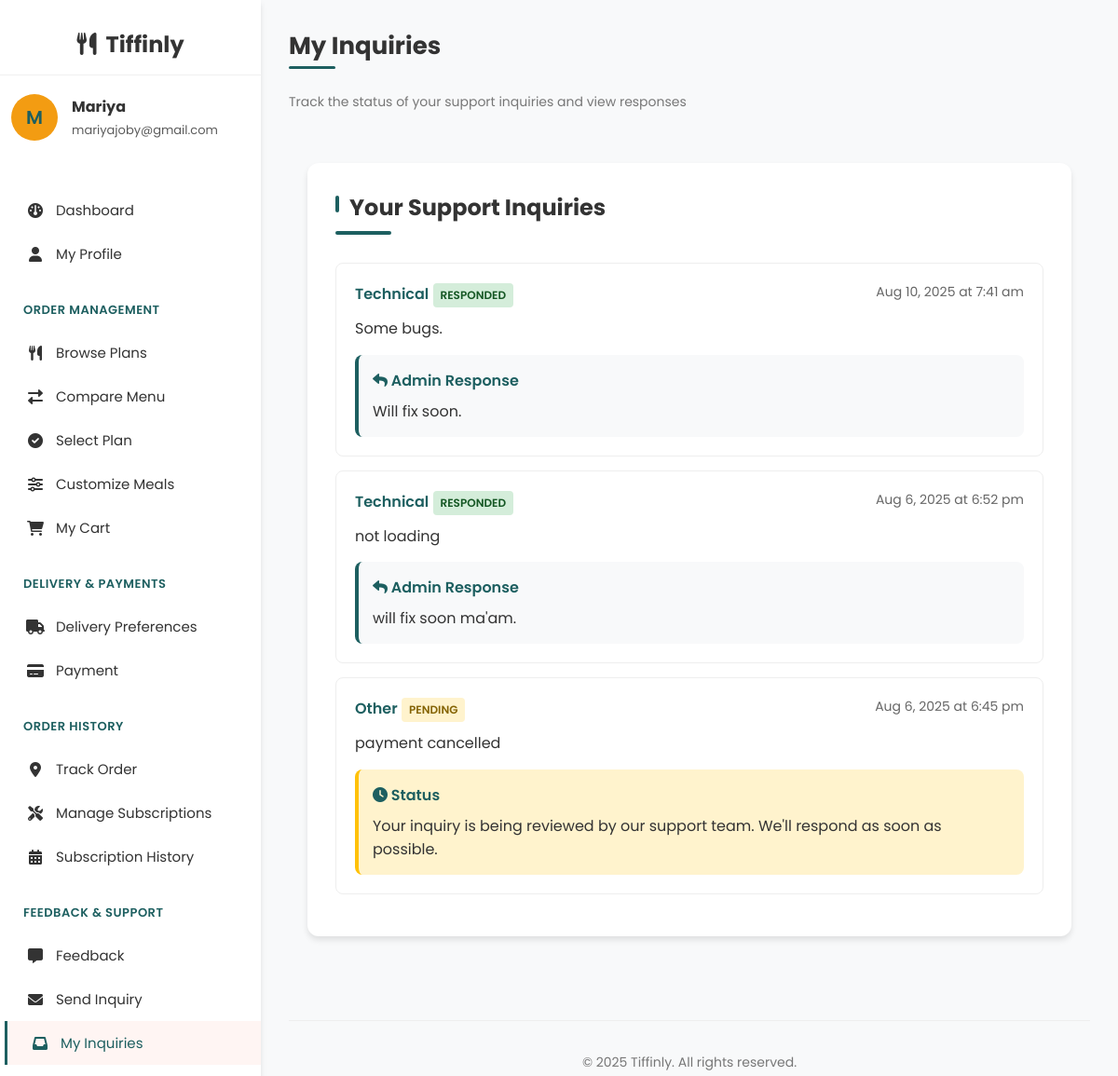
The page /user/my_inquiries.php (signed in) on the database its author committed.
### tables this page shows
CREATE TABLE `users` (
  `user_id` int(11) NOT NULL,
  `name` varchar(100) NOT NULL,
  `email` varchar(100) NOT NULL,
  `password` varchar(255) NOT NULL,
  `phone` varchar(15) DEFAULT NULL,
  `role` enum('user','admin','delivery') DEFAULT 'user',
  `created_at` timestamp NOT NULL DEFAULT current_timestamp(),
  `security_question` varchar(255) NOT NULL,
  `security_answer` varchar(255) NOT NULL
);

CREATE TABLE `inquiries` (
  `inquiry_id` int(11) NOT NULL,
  `user_id` int(11) DEFAULT NULL,
  `message` text NOT NULL,
  `inquiry_type` varchar(50) NOT NULL DEFAULT 'general',
  `response` text DEFAULT NULL,
  `status` enum('pending','responded','closed') DEFAULT 'pending',
  `created_at` timestamp NOT NULL DEFAULT current_timestamp()
);

### user/my_inquiries.php (the view, shortened to what this page needs)
<?php
$db = new mysqli('localhost', 'root', '', 'tiffinly');
$user_id = $_SESSION['user_id'];
$user_query = $db->prepare("SELECT name, email, phone FROM users WHERE user_id = ?");
$user_query->bind_param("i", $user_id);
$user_query->execute();
$user_result = $user_query->get_result();
$user = $user_result->fetch_assoc();
$inquiries_query = $db->prepare("SELECT * FROM inquiries WHERE user_id = ? ORDER BY created_at DESC");
$inquiries_query->bind_param("i", $user_id);
$inquiries_query->execute();
$inquiries_result = $inquiries_query->get_result();
?>
<!DOCTYPE html>
<html lang="en">
<head>
    <link rel="stylesheet" href="https://cdnjs.cloudflare.com/ajax/libs/font-awesome/6.0.0-beta3/css/all.min.css">
    <link rel="stylesheet" href="user_css/user_dashboard_style.css">
</head>
<body>
    <div class="dashboard-container">
        <div class="sidebar">
            <div class="sidebar-header">
                <i class="fas fa-utensils"></i>&nbsp Tiffinly
            </div>
            <div class="user-profile">
                <div class="user-avatar">
                    <?php echo strtoupper(substr($user['name'], 0, 1)); ?>
                </div>
                <div class="user-info">
                    <h4><?php echo htmlspecialchars($user['name']); ?></h4>
                    <p><?php echo htmlspecialchars($user['email']); ?></p>
                </div>
            </div>
            <div class="sidebar-menu">
                <a href="user_dashboard.php" class="menu-item">
                    <i class="fas fa-dashboard"></i> Dashboard
                </a>
                <a href="profile.php" class="menu-item">
                    <i class="fas fa-user"></i> My Profile
                </a>
                <div class="menu-category">Order Management</div>
                <a href="browse_plans.php" class="menu-item">
                    <i class="fas fa-utensils"></i> Browse Plans
                </a>
                <a href="compare_plans.php" class="menu-item">
                    <i class="fas fa-exchange-alt"></i> Compare Menu
                </a>
                <a href="select_plan.php" class="menu-item">
                    <i class="fas fa-check-circle"></i> Select Plan
                </a>
                <a href="customize_meals.php" class="menu-item">
                    <i class="fas fa-sliders-h"></i> Customize Meals
                </a>
                <a href="cart.php" class="menu-item">
                    <i class="fas fa-shopping-cart"></i> My Cart
                </a>
                <div class="menu-category">Delivery & Payments</div>
                <a href="delivery_preferences.php" class="menu-item">
                    <i class="fas fa-truck"></i> Delivery Preferences
                </a>
                <a href="payment.php" class="menu-item">
                    <i class="fas fa-credit-card"></i> Payment
                </a>
                <div class="menu-category">Order History</div>
                <a href="track_order.php" class="menu-item">
                    <i class="fas fa-map-marker-alt"></i> Track Order
                </a>
                <a href="manage_subscriptions.php" class="menu-item">
                    <i class="fas fa-tools"></i> Manage Subscriptions
                </a>
                <a href="subscription_history.php" class="menu-item">
                    <i class="fas fa-calendar-alt"></i> Subscription History
                </a>
                <div class="menu-category">Feedback & Support</div>
                <a href="feedback.php" class="menu-item">
                    <i class="fas fa-comment-alt"></i> Feedback
                </a>
                <a href="support.php" class="menu-item">
                    <i class="fas fa-envelope"></i> Send Inquiry
                </a>
                <a href="my_inquiries.php" class="menu-item active">
                    <i class="fas fa-inbox"></i> My Inquiries
                </a>
            </div>
        </div>
        <div class="main-content">
            <div class="header">
                <div class="welcome-message">
                    <h1>My Inquiries</h1><br><br>
                    <p>Track the status of your support inquiries and view responses</p>
                </div>
            </div>
            <div class="inquiries-container">
                <section class="inquiries-section">
                    <h2 class="section-title">Your Support Inquiries</h2>
                    <?php if($inquiries_result->num_rows > 0): ?>
                        <div class="inquiries-list">
                            <?php while($inquiry = $inquiries_result->fetch_assoc()): ?>
                                <div class="inquiry-card">
                                    <div class="inquiry-header">
                                        <div>
                                            <span class="inquiry-type"><?php echo htmlspecialchars($inquiry['inquiry_type']); ?></span>
                                            <span class="inquiry-status status-<?php echo htmlspecialchars($inquiry['status']); ?>">
                                                <?php echo htmlspecialchars($inquiry['status']); ?>
                                            </span>
                                        </div>
                                        <div class="inquiry-date">
                                            <?php echo date('M j, Y \a\t g:i a', strtotime($inquiry['created_at'])); ?>
                                        </div>
                                    </div>
                                    <div class="inquiry-message">
                                        <?php echo nl2br(htmlspecialchars($inquiry['message'])); ?>
                                    </div>
                                    <?php if(!empty($inquiry['response'])): ?>
                                        <div class="inquiry-response">
                                            <span class="response-label">
                                                <i class="fas fa-reply"></i> Admin Response
                                            </span>
                                            <?php echo nl2br(htmlspecialchars($inquiry['response'])); ?>
                                        </div>
                                    <?php else: ?>
                                        <div class="inquiry-response" style="background-color: #fff3cd; border-left-color: #ffc107;">
                                            <span class="response-label">
                                                <i class="fas fa-clock"></i> Status
                                            </span>
                                            Your inquiry is being reviewed by our support team. We'll respond as soon as possible.
                                        </div>
                                    <?php endif; ?>
                                </div>
                            <?php endwhile; ?>
                        </div>
                    <?php endif; ?>
                </section>
            </div>
            <footer style="
                text-align: center;
                padding: 20px;
                margin-top: 40px;
                color: #777;
                font-size: 14px;
                border-top: 1px solid #eee;
                animation: fadeIn 0.8s ease-out;
            ">
                <p>&copy; 2025 Tiffinly. All rights reserved.</p>
            </footer>
        </div>
    </div>
</body>
</html>

### user/user_css/user_dashboard_style.css (style rules this page uses)
:root { --primary-color: #2C7A7B; --secondary-color: #F39C12; --accent-color: #F1C40F; --dark-color: #2C3E50; --light-color: #F9F9F9; --success-color: #27AE60; --rating-color: #FF9529; --shadow-sm: 0 1px 3px rgba(0,0,0,0.12); --shadow-md: 0 4px 6px rgba(0,0,0,0.1); --shadow-lg: 0 10px 25px rgba(0,0,0,0.1); --transition-fast: all 0.2s ease; --transition-medium: all 0.3s ease; --transition-slow: all 0.5s ease; }
body { font-family: 'Poppins', sans-serif; margin: 0; padding: 0; background-color: var(--light-color); color: var(--dark-color); overflow-x: hidden; }
.dashboard-container { display: grid; grid-template-columns: 280px 1fr; min-height: 100vh; height: 100vh; overflow: hidden; }
.sidebar { background-color: white; box-shadow: var(--shadow-md); padding: 30px 0; position: sticky; top: 0; z-index: 10; animation: slideInLeft 0.6s ease-out; height: 100vh; overflow-y: auto; }
.main-content { padding: 35px; background-color: var(--light-color); animation: fadeIn 0.8s ease-out; height: 100vh; overflow-y: auto; }
.sidebar-header { font-family: 'Poppins', sans-serif; font-weight: 700; font-size: 24px; padding: 0 25px 15px; border-bottom: 1px solid #f0f0f0; text-align: center; animation: fadeIn 0.8s ease-out; }
.user-profile { display: flex; align-items: center; padding: 0 12px 20px; border-bottom: 1px solid rgba(255,255,255,0.1); margin-top:20px; margin-bottom: 5px; }
.user-avatar { width: 50px; height: 50px; border-radius: 50%; background-color: #F39C12; display: flex; align-items: center; justify-content: center; margin-right: 15px; font-size: 20px; font-weight: 600; color: var(--primary-color); }
.user-info h4 { margin: 0; font-size: 16px; }
.user-info p { margin: 3px 0 0; font-size: 13px; opacity: 0.8; }
.sidebar-menu { padding: 25px 0; }
.menu-category { color: var(--primary-color); font-size: 13px; font-weight: 600; text-transform: uppercase; letter-spacing: 0.5px; padding: 12px 25px; margin-top: 15px; animation: fadeIn 0.6s ease-out; }
.menu-item { padding: 12px 25px; display: flex; align-items: center; color: var(--dark-color); text-decoration: none; transition: var(--transition-medium); font-size: 15px; border-left: 3px solid transparent; position: relative; overflow: hidden; }
.menu-item:before { content: ''; position: absolute; top: 0; left: -100%; width: 100%; height: 100%; background: linear-gradient(90deg, transparent, rgba(44, 122, 123, 0.1), transparent); transition: var(--transition-medium); }
.menu-item:hover, .menu-item.active { background-color: #FFF5F3; color: var(--primary-color); border-left: 3px solid var(--primary-color); transform: translateX(5px); }
.menu-item i { margin-right: 12px; font-size: 16px; width: 20px; text-align: center; transition: var(--transition-fast); }
.header { display: flex; justify-content: space-between; align-items: center; margin-bottom: 35px; animation: slideInRight 0.6s ease-out; }
.welcome-message h1 { font-size: 26px; margin: 0; color: var(--dark-color); position: relative; display: inline-block; }
.welcome-message h1:after { content: ''; position: absolute; bottom: -5px; left: 0; width: 50px; height: 3px; background-color: var(--primary-color); border-radius: 3px; transition: var(--transition-medium); }
.welcome-message p { margin: 5px 0 0; color: #777; font-size: 14px; transition: var(--transition-medium); }
.section-title { font-size: 20px; color: var(--dark-color); margin: 0; position: relative; padding-left: 15px; }
.section-title:before { content: ''; position: absolute; left: 0; top: 5px; height: 18px; width: 4px; background-color: var(--primary-color); border-radius: 2px; transition: var(--transition-medium); }
.status-pending { background-color: #fff4e5; color: #F39C12; }
.main-content { padding: 30px; }

### rows shown on the page
users: name "M", name "Mariya", email "mariyajoby@gmail.com"
inquiries: inquiry_type "Technical", status "RESPONDED", created_at "Aug 10, 2025 at 7:41 am", message "Some bugs.", response "Will fix soon."
inquiries: inquiry_type "Technical", status "RESPONDED", created_at "Aug 6, 2025 at 6:52 pm", message "not loading", response "will fix soon ma'am."
inquiries: inquiry_type "Other", status "PENDING", created_at "Aug 6, 2025 at 6:45 pm", message "payment cancelled", shows "Status"
